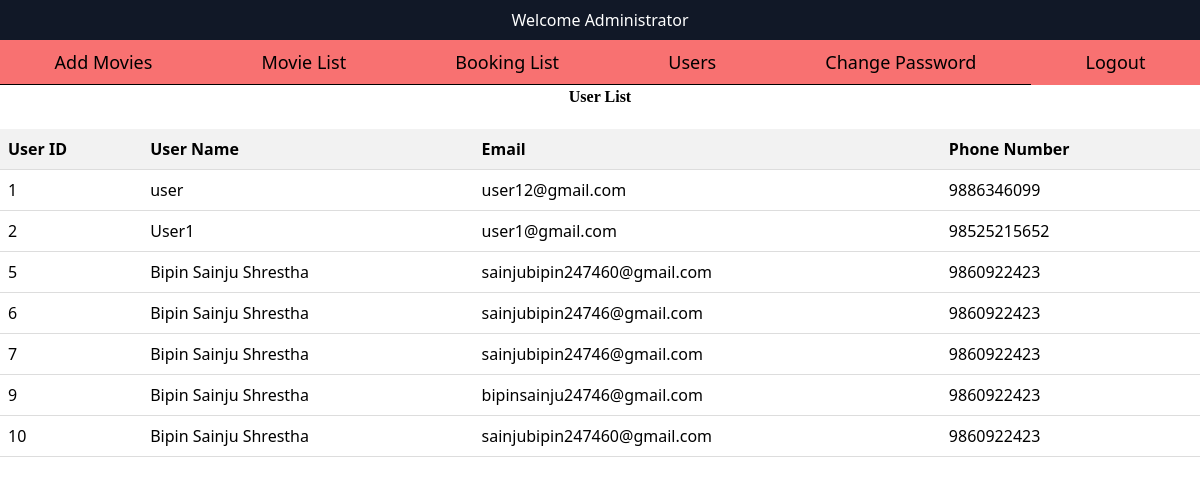
The page /admin/user.php (signed in) on the database its author committed.
### tables this page shows
CREATE TABLE `user` (
  `uid` int(11) NOT NULL,
  `fname` varchar(20) NOT NULL,
  `lname` varchar(20) NOT NULL,
  `email` varchar(225) NOT NULL,
  `password` varchar(225) NOT NULL,
  `cpassword` varchar(225) NOT NULL,
  `phone` varchar(225) NOT NULL
);

### admin/user.php (the view, shortened to what this page needs)
<?php
include('header.php');
?>
<h2 class="h2">User List</h2>
<table class="edit-delete-table">
  <tr>
    <th>User ID</th>
    <th>User Name</th>
    <th>Email</th>
    <th>Phone Number</th>
  </tr>
  <?php
  $conn = new mysqli("localhost", "root", "", "moviebooking");
  $sql = "SELECT * FROM user";
  $result = $conn->query($sql);
  if ($result && $result->num_rows > 0) {
    while ($row = $result->fetch_assoc()) {
      $uid = $row['uid'];
      $fname = $row['fname'];
      $lname = $row['lname'];
      $email = $row['email'];
      $phone = $row['phone'];
      echo "
      <tr>
        <td>$uid</td>
        <td>$fname $lname</td>
        <td>$email</td>
        <td>$phone</td>
      </tr>
      ";
    }
  } else {
    echo "<tr><td colspan='4'>No users found</td></tr>";
  }
  ?>
</table>
</body>
</html>

### admin/user.php (style rules this page uses)
.h2 { text-align: center; font-weight: bold; font-family: cursive; }
.edit-delete-table { width: 100%; border-collapse: collapse; margin-bottom: 20px; margin-top: 20px; }
.edit-delete-table th, .edit-delete-table td { padding: 8px; text-align: left; border-bottom: 1px solid #ddd; }
.edit-delete-table th { background-color: #f2f2f2; }

### rows shown on the page
user: uid "1", fname "user", email "user12@gmail.com", phone "9886346099"
user: uid "2", fname "User1", email "user1@gmail.com", phone "98525215652"
user: uid "5", fname "Bipin", lname "Sainju Shrestha", email "sainjubipin247460@gmail.com", phone "9860922423"
user: uid "6", fname "Bipin", lname "Sainju Shrestha", email "sainjubipin24746@gmail.com", phone "9860922423"
user: uid "7", fname "Bipin", lname "Sainju Shrestha", email "sainjubipin24746@gmail.com", phone "9860922423"
user: uid "9", fname "Bipin", lname "Sainju Shrestha", email "bipinsainju24746@gmail.com", phone "9860922423"
user: uid "10", fname "Bipin", lname "Sainju Shrestha", email "sainjubipin247460@gmail.com", phone "9860922423"
